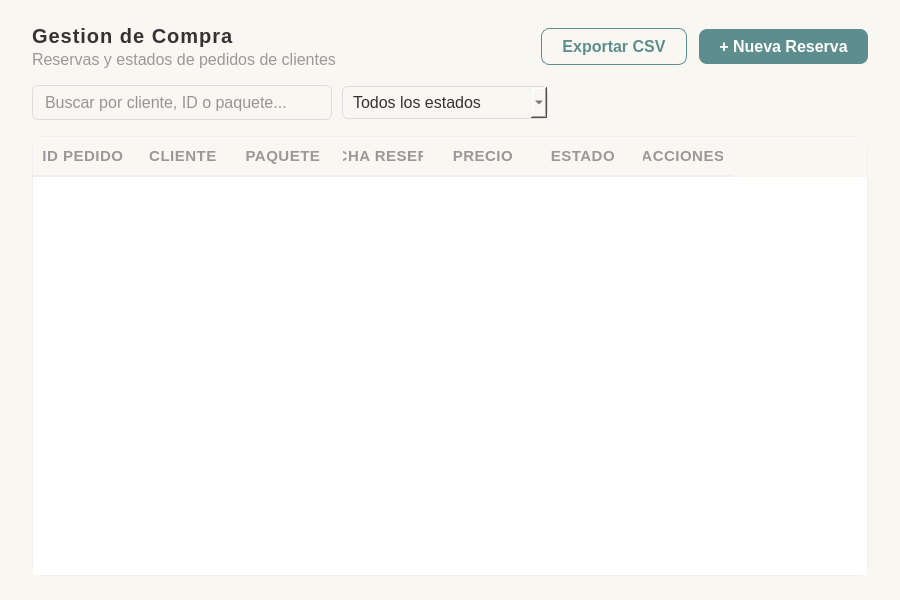
<?xml version="1.0" encoding="UTF-8"?>
<ui version="4.0">
 <class>VentanaCompra</class>
 <widget class="QWidget" name="VentanaCompra">
  <property name="geometry">
   <rect><x>0</x><y>0</y><width>900</width><height>600</height></rect>
  </property>
  <property name="styleSheet">
   <string notr="true">
QWidget {
    background-color: #f9f7f2;
    font-family: "Segoe UI", Arial, sans-serif;
}
QLabel#lblSeccionTitulo {
    font-size: 20px;
    font-weight: bold;
    color: #333333;
    letter-spacing: 1px;
}
QLabel#lblSeccionSub {
    font-size: 11px;
    color: #999999;
}
QFrame#tablaCard {
    background-color: #ffffff;
    border-radius: 12px;
    border: 1px solid #eeeeee;
}
QLabel {
    font-size: 11px;
    color: #555555;
}
QLineEdit {
    background-color: #f9f7f2;
    border: 1px solid #dddddd;
    border-radius: 6px;
    padding: 6px 10px;
    font-size: 11px;
    color: #333333;
}
QLineEdit:focus {
    border: 1px solid #5e8d8d;
    background-color: #ffffff;
}
QComboBox {
    background-color: #f9f7f2;
    border: 1px solid #dddddd;
    border-radius: 6px;
    padding: 5px 10px;
    font-size: 11px;
    color: #333333;
}
QComboBox:focus {
    border: 1px solid #5e8d8d;
}
QTableWidget {
    background-color: #ffffff;
    border: none;
    gridline-color: #f0ede6;
    font-size: 11px;
    color: #333333;
}
QTableWidget::item {
    padding: 8px 10px;
}
QTableWidget::item:selected {
    background-color: #e8f2f2;
    color: #333333;
}
QHeaderView::section {
    background-color: #f9f7f2;
    border: none;
    border-bottom: 2px solid #eeeeee;
    padding: 8px 10px;
    font-size: 10px;
    font-weight: bold;
    color: #999999;
    letter-spacing: 0.5px;
}
QPushButton#btnNuevaReserva {
    background-color: #5e8d8d;
    border: none;
    border-radius: 8px;
    padding: 8px 20px;
    font-size: 11px;
    font-weight: bold;
    color: white;
}
QPushButton#btnNuevaReserva:hover {
    background-color: #4a7474;
}
QPushButton#btnExportar {
    background-color: transparent;
    border: 1px solid #5e8d8d;
    border-radius: 8px;
    padding: 8px 20px;
    font-size: 11px;
    font-weight: bold;
    color: #5e8d8d;
}
QPushButton#btnExportar:hover {
    background-color: #5e8d8d;
    color: white;
}
QLabel#lblEstado {
    font-size: 11px;
    font-weight: bold;
}
QScrollBar:vertical {
    background: #f9f7f2;
    width: 6px;
}
QScrollBar::handle:vertical {
    background: #d0d0d0;
    border-radius: 3px;
    min-height: 20px;
}
QLabel#lblSeccionTitulo { font-size: 20px; }  /* se queda igual */
QLabel#lblSeccionSub { font-size: 16px; }      /* era 11px */
QLabel { font-size: 16px; }                    /* era 11px */
QLineEdit { font-size: 16px; }                 /* era 11px */
QComboBox { font-size: 16px; }                 /* era 11px */
QTableWidget { font-size: 16px; }              /* era 11px */
QHeaderView::section { font-size: 15px; }      /* era 10px */
QPushButton#btnNuevaReserva { font-size: 16px; } /* era 11px */
QPushButton#btnExportar { font-size: 16px; }   /* era 11px */
QLabel#lblEstado { font-size: 16px; }          /* era 11px */
QScrollBar::add-line:vertical, QScrollBar::sub-line:vertical { height: 0px; }
   </string>
  </property>

  <layout class="QVBoxLayout" name="mainLayout">
   <property name="leftMargin"><number>32</number></property>
   <property name="topMargin"><number>24</number></property>
   <property name="rightMargin"><number>32</number></property>
   <property name="bottomMargin"><number>24</number></property>
   <property name="spacing"><number>16</number></property>

   <!-- Cabecera -->
   <item>
    <layout class="QHBoxLayout" name="headerLayout">
     <property name="spacing"><number>12</number></property>
     <item>
      <layout class="QVBoxLayout">
       <property name="spacing"><number>2</number></property>
       <item>
        <widget class="QLabel" name="lblSeccionTitulo">
         <property name="text"><string>Gestion de Compra</string></property>
        </widget>
       </item>
       <item>
        <widget class="QLabel" name="lblSeccionSub">
         <property name="text"><string>Reservas y estados de pedidos de clientes</string></property>
        </widget>
       </item>
      </layout>
     </item>
     <item>
      <spacer>
       <property name="orientation"><enum>Qt::Horizontal</enum></property>
       <property name="sizeHint" stdset="0"><size><width>40</width><height>20</height></size></property>
      </spacer>
     </item>
     <item>
      <widget class="QPushButton" name="btnExportar">
       <property name="text"><string>Exportar CSV</string></property>
       <property name="cursor"><cursorShape>PointingHandCursor</cursorShape></property>
      </widget>
     </item>
     <item>
      <widget class="QPushButton" name="btnNuevaReserva">
       <property name="text"><string>+ Nueva Reserva</string></property>
       <property name="cursor"><cursorShape>PointingHandCursor</cursorShape></property>
      </widget>
     </item>
    </layout>
   </item>

   <!-- Filtros -->
   <item>
    <layout class="QHBoxLayout" name="filtrosLayout">
     <property name="spacing"><number>10</number></property>
     <item>
      <widget class="QLineEdit" name="inputBuscar">
       <property name="placeholderText"><string>Buscar por cliente, ID o paquete...</string></property>
       <property name="minimumWidth"><number>220</number></property>
      </widget>
     </item>
     <item>
      <widget class="QComboBox" name="comboEstado">
       <item><property name="text"><string>Todos los estados</string></property></item>
       <item><property name="text"><string>Pendiente confirmacion</string></property></item>
       <item><property name="text"><string>Confirmado</string></property></item>
       <item><property name="text"><string>Pagado</string></property></item>
       <item><property name="text"><string>En curso</string></property></item>
       <item><property name="text"><string>Finalizado</string></property></item>
       <item><property name="text"><string>Cancelado</string></property></item>
       <item><property name="text"><string>Reembolsado</string></property></item>
      </widget>
     </item>
     <item>
      <spacer>
       <property name="orientation"><enum>Qt::Horizontal</enum></property>
       <property name="sizeHint" stdset="0"><size><width>40</width><height>20</height></size></property>
      </spacer>
     </item>
     <item>
      <widget class="QLabel" name="lblEstado">
       <property name="text"><string></string></property>
      </widget>
     </item>
    </layout>
   </item>

   <!-- Tabla de reservas -->
   <item>
    <widget class="QFrame" name="tablaCard">
     <layout class="QVBoxLayout" name="tablaLayout">
      <property name="leftMargin"><number>0</number></property>
      <property name="topMargin"><number>0</number></property>
      <property name="rightMargin"><number>0</number></property>
      <property name="bottomMargin"><number>0</number></property>
      <item>
       <widget class="QTableWidget" name="tablaReservas">
        <property name="editTriggers"><set>QAbstractItemView::NoEditTriggers</set></property>
        <property name="selectionBehavior"><enum>QAbstractItemView::SelectRows</enum></property>
        <property name="showGrid"><bool>false</bool></property>
        <property name="alternatingRowColors"><bool>true</bool></property>
        <property name="columnCount"><number>7</number></property>
        <column><property name="text"><string>ID PEDIDO</string></property></column>
        <column><property name="text"><string>CLIENTE</string></property></column>
        <column><property name="text"><string>PAQUETE</string></property></column>
        <column><property name="text"><string>FECHA RESERVA</string></property></column>
        <column><property name="text"><string>PRECIO</string></property></column>
        <column><property name="text"><string>ESTADO</string></property></column>
        <column><property name="text"><string>ACCIONES</string></property></column>
       </widget>
      </item>
     </layout>
    </widget>
   </item>

  </layout>
 </widget>
</ui>
